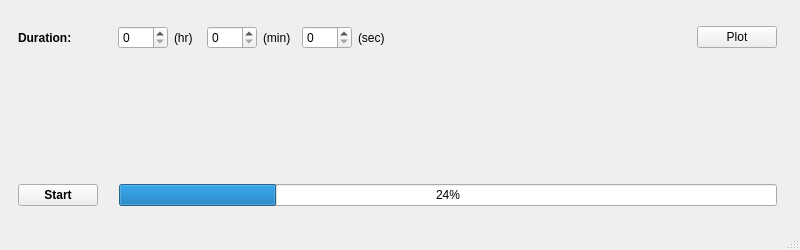
<?xml version="1.0" encoding="UTF-8"?>
<ui version="4.0">
 <class>MainWindow</class>
 <widget class="QMainWindow" name="MainWindow">
  <property name="geometry">
   <rect>
    <x>0</x>
    <y>0</y>
    <width>800</width>
    <height>250</height>
   </rect>
  </property>
  <property name="sizePolicy">
   <sizepolicy hsizetype="Fixed" vsizetype="Minimum">
    <horstretch>0</horstretch>
    <verstretch>0</verstretch>
   </sizepolicy>
  </property>
  <property name="minimumSize">
   <size>
    <width>800</width>
    <height>250</height>
   </size>
  </property>
  <property name="maximumSize">
   <size>
    <width>800</width>
    <height>250</height>
   </size>
  </property>
  <property name="windowTitle">
   <string>Dish Tapper</string>
  </property>
  <widget class="QWidget" name="centralwidget">
   <layout class="QVBoxLayout" name="verticalLayout">
    <item>
     <spacer name="verticalSpacer">
      <property name="orientation">
       <enum>Qt::Vertical</enum>
      </property>
      <property name="sizeType">
       <enum>QSizePolicy::Fixed</enum>
      </property>
      <property name="sizeHint" stdset="0">
       <size>
        <width>5</width>
        <height>5</height>
       </size>
      </property>
     </spacer>
    </item>
    <item>
     <widget class="QWidget" name="durationWidget" native="true">
      <layout class="QHBoxLayout" name="horizontalLayout">
       <item>
        <widget class="QLabel" name="durationLabel">
         <property name="font">
          <font>
           <bold>true</bold>
          </font>
         </property>
         <property name="text">
          <string>Duration:</string>
         </property>
        </widget>
       </item>
       <item>
        <spacer name="horizontalSpacer_4">
         <property name="orientation">
          <enum>Qt::Horizontal</enum>
         </property>
         <property name="sizeType">
          <enum>QSizePolicy::Fixed</enum>
         </property>
         <property name="sizeHint" stdset="0">
          <size>
           <width>40</width>
           <height>20</height>
          </size>
         </property>
        </spacer>
       </item>
       <item>
        <widget class="QSpinBox" name="hrSpinBox">
         <property name="minimumSize">
          <size>
           <width>50</width>
           <height>0</height>
          </size>
         </property>
        </widget>
       </item>
       <item>
        <widget class="QLabel" name="hourUnitLabel">
         <property name="text">
          <string>(hr) </string>
         </property>
        </widget>
       </item>
       <item>
        <spacer name="horizontalSpacer_3">
         <property name="orientation">
          <enum>Qt::Horizontal</enum>
         </property>
         <property name="sizeType">
          <enum>QSizePolicy::Fixed</enum>
         </property>
         <property name="sizeHint" stdset="0">
          <size>
           <width>5</width>
           <height>20</height>
          </size>
         </property>
        </spacer>
       </item>
       <item>
        <widget class="QSpinBox" name="minSpinBox">
         <property name="minimumSize">
          <size>
           <width>50</width>
           <height>0</height>
          </size>
         </property>
        </widget>
       </item>
       <item>
        <widget class="QLabel" name="minUnitLabel">
         <property name="text">
          <string>(min)</string>
         </property>
        </widget>
       </item>
       <item>
        <spacer name="horizontalSpacer_5">
         <property name="orientation">
          <enum>Qt::Horizontal</enum>
         </property>
         <property name="sizeType">
          <enum>QSizePolicy::Fixed</enum>
         </property>
         <property name="sizeHint" stdset="0">
          <size>
           <width>5</width>
           <height>20</height>
          </size>
         </property>
        </spacer>
       </item>
       <item>
        <widget class="QSpinBox" name="secSpinBox">
         <property name="minimumSize">
          <size>
           <width>50</width>
           <height>0</height>
          </size>
         </property>
        </widget>
       </item>
       <item>
        <widget class="QLabel" name="secUnitLabel">
         <property name="text">
          <string>(sec)</string>
         </property>
        </widget>
       </item>
       <item>
        <spacer name="horizontalSpacer">
         <property name="orientation">
          <enum>Qt::Horizontal</enum>
         </property>
         <property name="sizeType">
          <enum>QSizePolicy::Expanding</enum>
         </property>
         <property name="sizeHint" stdset="0">
          <size>
           <width>40</width>
           <height>20</height>
          </size>
         </property>
        </spacer>
       </item>
       <item>
        <widget class="QPushButton" name="plotPushButton">
         <property name="text">
          <string>Plot</string>
         </property>
        </widget>
       </item>
       <item>
        <spacer name="horizontalSpacer_7">
         <property name="orientation">
          <enum>Qt::Horizontal</enum>
         </property>
         <property name="sizeType">
          <enum>QSizePolicy::Fixed</enum>
         </property>
         <property name="sizeHint" stdset="0">
          <size>
           <width>5</width>
           <height>20</height>
          </size>
         </property>
        </spacer>
       </item>
      </layout>
     </widget>
    </item>
    <item>
     <widget class="ChannelForm" name="channelAWidget" native="true">
      <property name="autoFillBackground">
       <bool>false</bool>
      </property>
     </widget>
    </item>
    <item>
     <widget class="ChannelForm" name="channelBWidget" native="true">
      <property name="autoFillBackground">
       <bool>false</bool>
      </property>
     </widget>
    </item>
    <item>
     <widget class="QWidget" name="startStopWidget" native="true">
      <layout class="QHBoxLayout" name="horizontalLayout_2">
       <item>
        <widget class="QPushButton" name="startStopPushButton">
         <property name="font">
          <font>
           <bold>true</bold>
          </font>
         </property>
         <property name="text">
          <string>Start</string>
         </property>
        </widget>
       </item>
       <item>
        <spacer name="horizontalSpacer_2">
         <property name="orientation">
          <enum>Qt::Horizontal</enum>
         </property>
         <property name="sizeType">
          <enum>QSizePolicy::Fixed</enum>
         </property>
         <property name="sizeHint" stdset="0">
          <size>
           <width>15</width>
           <height>20</height>
          </size>
         </property>
        </spacer>
       </item>
       <item>
        <widget class="QProgressBar" name="progressBar">
         <property name="minimumSize">
          <size>
           <width>0</width>
           <height>0</height>
          </size>
         </property>
         <property name="maximum">
          <number>100</number>
         </property>
         <property name="value">
          <number>24</number>
         </property>
        </widget>
       </item>
       <item>
        <spacer name="horizontalSpacer_6">
         <property name="orientation">
          <enum>Qt::Horizontal</enum>
         </property>
         <property name="sizeType">
          <enum>QSizePolicy::Fixed</enum>
         </property>
         <property name="sizeHint" stdset="0">
          <size>
           <width>5</width>
           <height>20</height>
          </size>
         </property>
        </spacer>
       </item>
      </layout>
     </widget>
    </item>
   </layout>
  </widget>
  <widget class="QMenuBar" name="menubar">
   <property name="geometry">
    <rect>
     <x>0</x>
     <y>0</y>
     <width>800</width>
     <height>22</height>
    </rect>
   </property>
  </widget>
  <widget class="QStatusBar" name="statusbar"/>
 </widget>
 <customwidgets>
  <customwidget>
   <class>ChannelForm</class>
   <extends>QWidget</extends>
   <header>.channel_form</header>
   <container>1</container>
  </customwidget>
 </customwidgets>
 <resources/>
 <connections/>
</ui>
